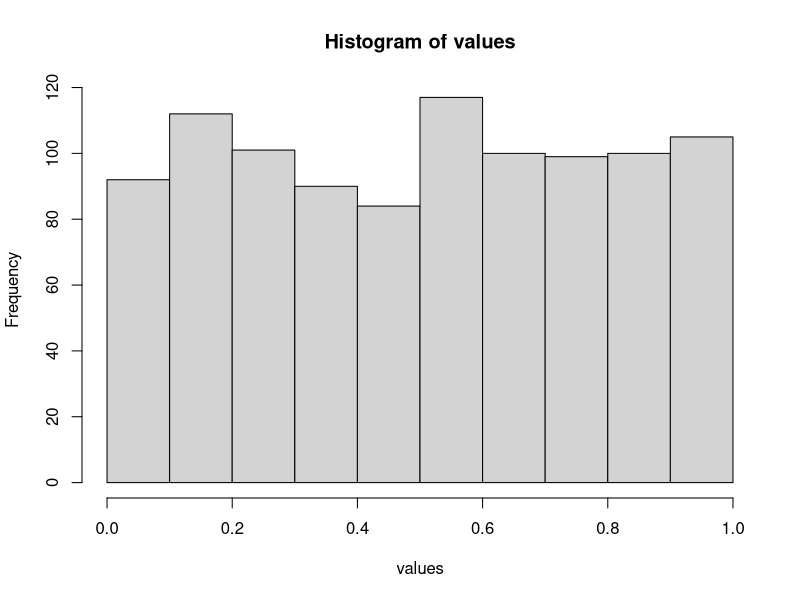
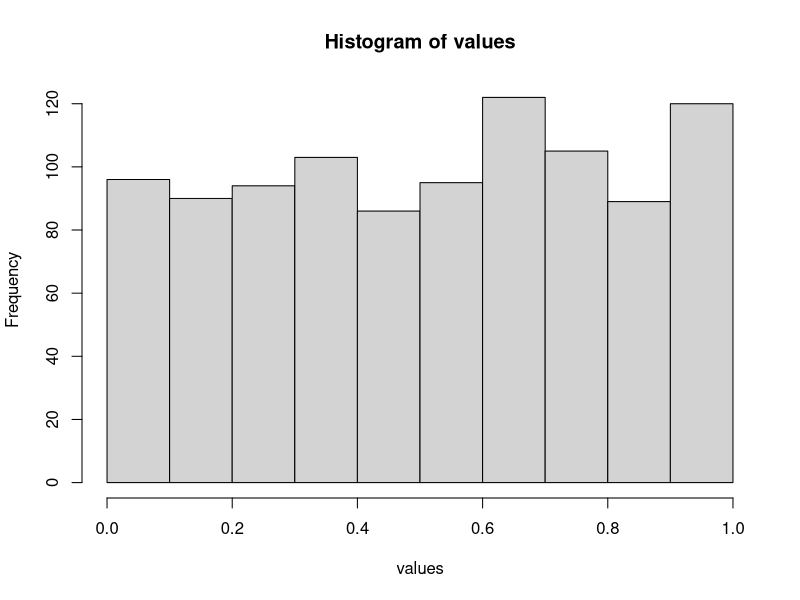
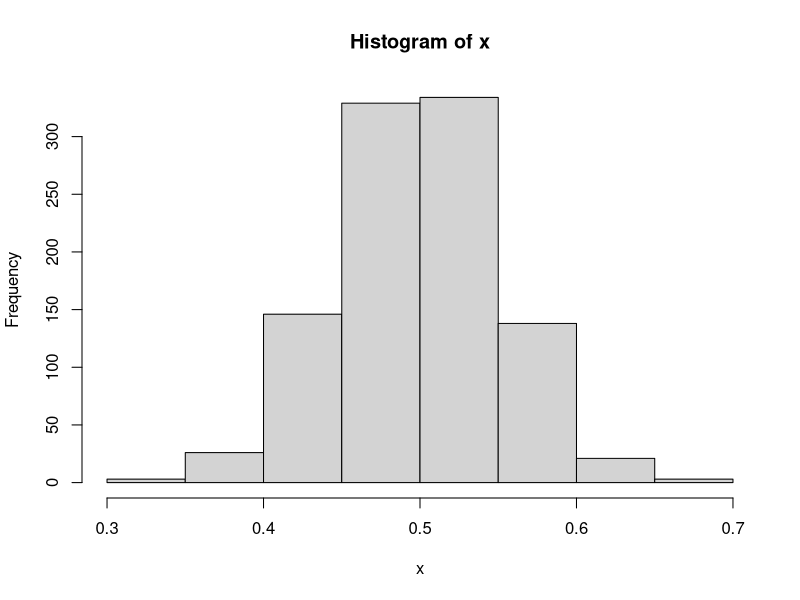
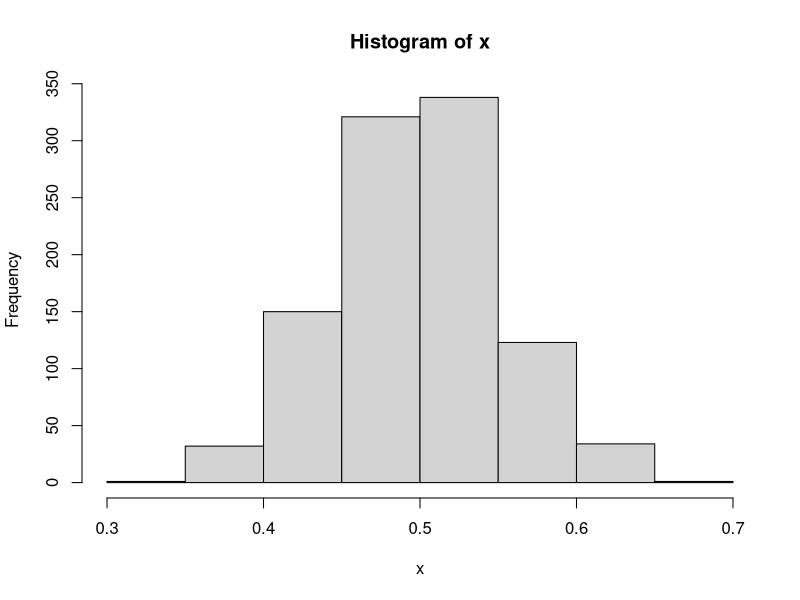
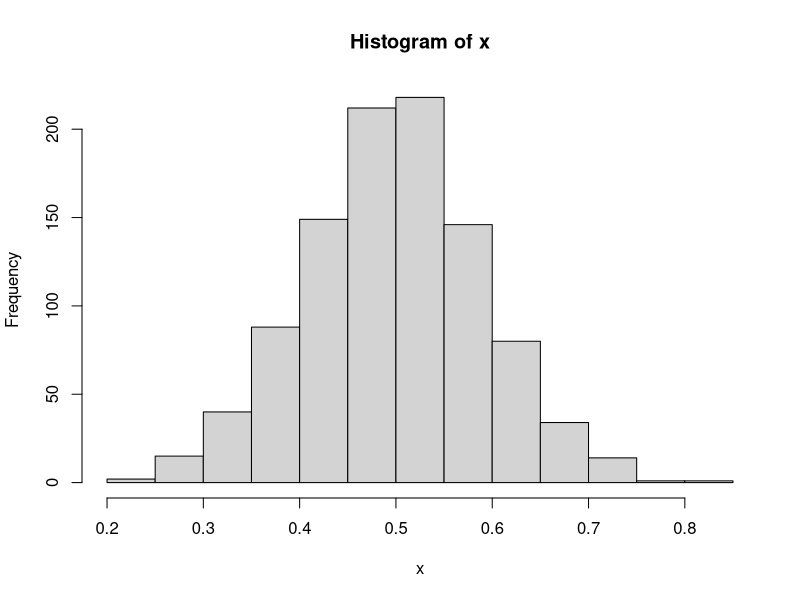
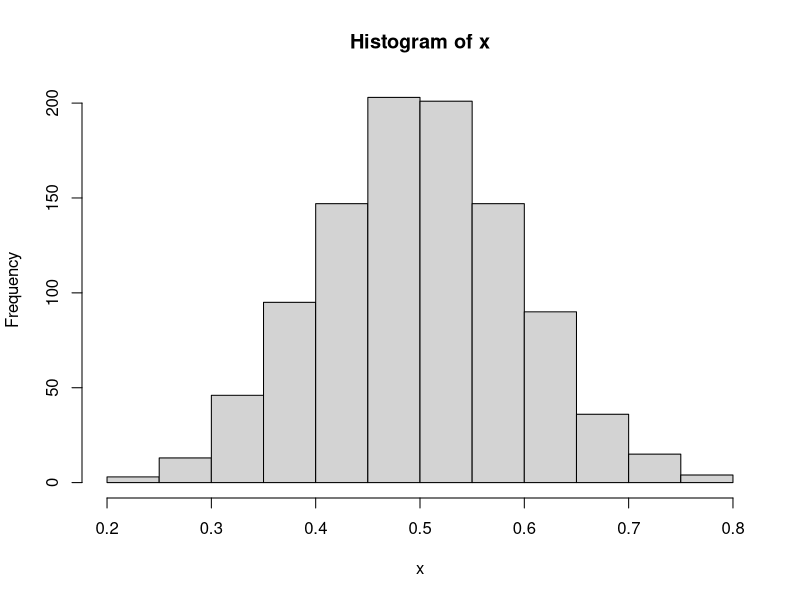

These figures' R source, in order:
## ---- chunk 1
random <- function(){
          num <- runif(1, min = 0, max = 2) 
          if(num > 1 && num <= 2){
             return(2-num)
            } else {
              return(num)
            }
          } 
random()
## ---- chunk 2
random2 <- function(){
          num <- runif(1, min = 0, max = 2) 
          if(num > 1 && num <= 2){
             return(num-1)
            } else {
              return(1-num)
            }
          } 
random2()
## ---- chunk 3
values <- replicate(1000, random())
hist(values)
## ---- chunk 4
values <- replicate(1000, random2())
hist(values)
## ---- chunk 5
means.hist <- function(n, PDF){
          x <- NULL
          for (i in 1:1000){
           z <- mean(replicate(n, PDF()))
           x <- rbind(x, z)
          }
          hist(x)
}
## ---- chunk 6
means.hist(30, PDF = random)
## ---- chunk 7
means.hist(30, PDF = random2)
## ---- chunk 8
means.hist(10, PDF = random)
means.hist(10, PDF = random2)
